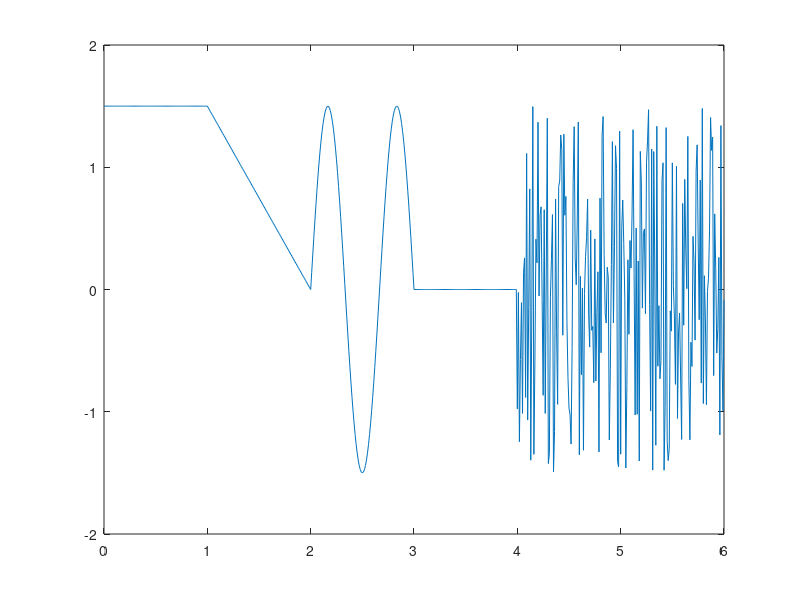

This chart was generated by the following MATLAB code:
function y = lab3_demo_n2(t)
if nargin == 0
    t = 0:0.01:6;
end

% t_const = 0:0.01:1;
t_constf = (t>=0)&(t<1);t_const = t(t_constf);
% t_saw = 1:0.01:2;
t_sawf = (t>=1)&(t<2);t_saw = t(t_sawf);
% t_sin=2:0.01:3;
t_sinf = (t>=2)&(t<3);t_sin = t(t_sinf);
% t_zero= 3:0.01:4;
t_zerof = (t>=3)&(t<4);t_zero = t(t_zerof);
% t_noise = 4:0.01:6;
t_noisef = (t>=4)&(t<=6);t_noise = t(t_noisef);

%% Sinusoida 
% A0 - lidzkomponente(nobide pa y assi)
% A - amplitude
% f - frekvence (T-periods) 1.5(pilno svarstibu skaits) 2 un 3(sakuma un
% beigas laiks)
% delay - no 0 lidz funkcijas sakuma
A0=0; A=1.5; T=(3-2)/1.5; f=1/T; delay=2;
y_sin = A0+A*sin(2*pi*f*(t_sin-delay));
% plot(t_sin,y_sin)
%% Lineāri mainiga funkcija
% k - slipuma koeficents yA-sakums yB-beigas(pa y assis) tA un tB(pa x)
yA=1.5; yB=0; tA=1; tB=2;
k=(yA-yB)/(tA-tB); delay=2;
y_saw = k*(t_saw-delay);
% plot(t_saw,y_saw)
%% Konstantes signāls
% y_const = 1.5+t_const*0;
y_const = 1.5+zeros(size(t_const));
% plot(t_const,y_const)
%% Nullu signals
y_zero= 0+zeros(size(t_zero));
% plot(t_zero,y_zero)
%% Troksna signals
y_noise = 3*rand(size(t_noise))-1.5;
% plot(t_noise,y_noise)
%% Signalu apvienosana
% t = [t_const,t_saw,t_sin,t_zero,t_noise];
y = [y_const,y_saw,y_sin,y_zero,y_noise];
if nargout == 0
    plot(t,y)
    y=[];
end
axis([0 6 -2 2])